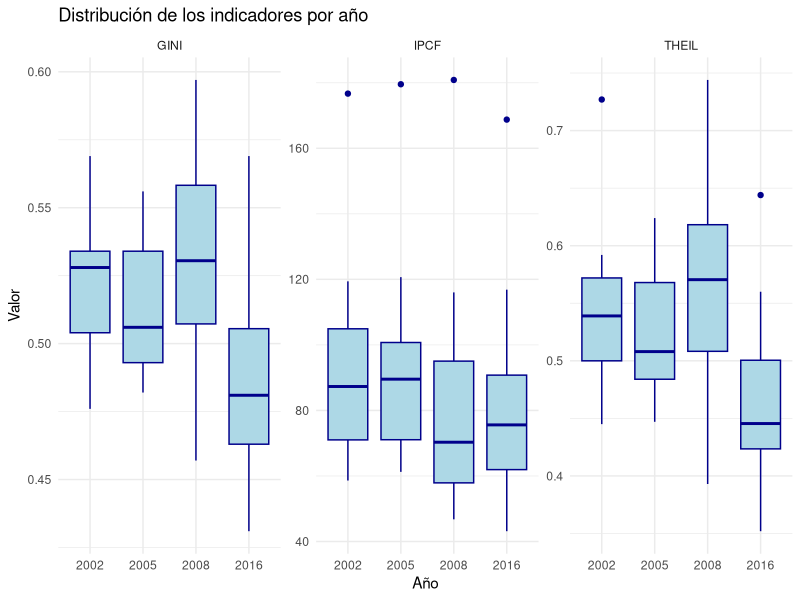
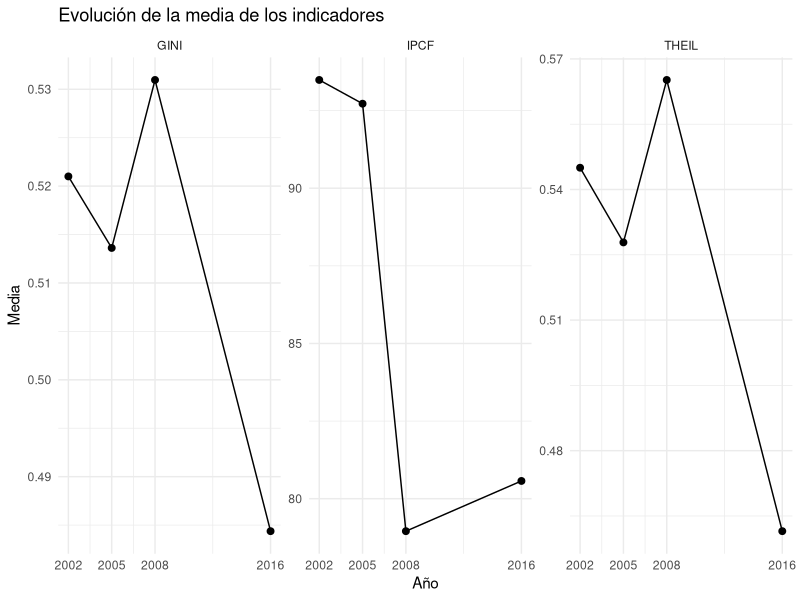

The R source for these figures, in order:
# ============================================================
# ESTADÍSTICA DESCRIPTIVA DE IPCF, GINI Y THEIL
# Departamentos de Colombia: 2002, 2005, 2008 y 2016
# ============================================================

# Instalar paquetes si es necesario
paquetes <- c("dplyr", "tidyr", "ggplot2")

for (p in paquetes) {
  if (!requireNamespace(p, quietly = TRUE)) {
    install.packages(p)
  }
}

library(dplyr)
library(tidyr)
library(ggplot2)

# ============================================================
# 1. INGRESAR LOS DATOS
# Los valores faltantes se representan con NA.
# Se utilizan puntos decimales, como requiere R.
# ============================================================

datos <- data.frame(
  DEPARTAMENTO = c(
    "Antioquia", "Atlántico", "Bogotá", "Bolívar", "Boyacá",
    "Caldas", "Caquetá", "Cauca", "Cesar", "Chocó",
    "Córdoba", "Cundinamarca", "Huila", "La Guajira",
    "Magdalena", "Meta", "Nariño", "Norte de Santander",
    "Quindío", "Risaralda", "Santander", "Sucre", "Tolima",
    "Valle del Cauca"
  ),
  
  IPCF_2002 = c(
    110.20, 102.36, 176.68, 64.15, NA, 87.30, NA, NA, NA, NA,
    58.60, NA, NA, NA, NA, 85.10, 59.23, 71.01, NA, 104.91,
    100.99, NA, 75.40, 119.39
  ),
  
  GINI_2002 = c(
    0.569, 0.534, 0.544, 0.529, NA, 0.504, NA, NA, NA, NA,
    0.545, NA, NA, NA, NA, 0.476, 0.518, 0.483, NA, 0.495,
    0.531, NA, 0.517, 0.528
  ),
  
  THEIL_2002 = c(
    0.727, 0.572, 0.569, 0.551, NA, 0.500, NA, NA, NA, NA,
    0.592, NA, NA, NA, NA, 0.445, 0.539, 0.470, NA, 0.496,
    0.539, NA, 0.513, 0.572
  ),
  
  IPCF_2005 = c(
    110.35, 89.54, 179.54, 71.47, NA, 83.99, NA, NA, NA, NA,
    64.21, NA, NA, NA, NA, 91.76, 61.24, 62.96, NA, 97.86,
    100.73, NA, 71.06, 120.67
  ),
  
  GINI_2005 = c(
    0.551, 0.512, 0.556, 0.482, NA, 0.502, NA, NA, NA, NA,
    0.534, NA, NA, NA, NA, 0.491, 0.506, 0.487, NA, 0.505,
    0.520, NA, 0.493, 0.538
  ),
  
  THEIL_2005 = c(
    0.624, 0.550, 0.615, 0.447, NA, 0.498, NA, NA, NA, NA,
    0.568, NA, NA, NA, NA, 0.484, 0.493, 0.472, NA, 0.508,
    0.523, NA, 0.481, 0.599
  ),
  
  IPCF_2008 = c(
    116.02, 83.25, 180.85, 65.08, 67.47, 86.72, 64.48,
    53.08, 52.82, 46.76, 58.85, 83.89, 64.13, 48.94,
    55.02, 98.13, 61.90, 73.13, 95.45, 94.91, 108.73,
    50.76, 75.27, 109.26
  ),
  
  GINI_2008 = c(
    0.578, 0.502, 0.529, 0.550, 0.556, 0.544, 0.476,
    0.575, 0.541, 0.597, 0.523, 0.457, 0.573, 0.558,
    0.559, 0.496, 0.532, 0.498, 0.560, 0.510, 0.476,
    0.527, 0.509, 0.517
  ),
  
  THEIL_2008 = c(
    0.674, 0.514, 0.555, 0.606, 0.578, 0.602, 0.443,
    0.640, 0.583, 0.744, 0.554, 0.393, 0.671, 0.611,
    0.645, 0.483, 0.582, 0.484, 0.670, 0.512, 0.417,
    0.563, 0.497, 0.543
  ),
  
  IPCF_2016 = c(
    116.85, 90.62, 168.75, 70.49, 84.00, 89.18, 62.25,
    56.21, 63.00, 43.15, 60.91, 97.80, 67.73, 61.00,
    56.66, 89.86, 63.81, 65.99, 83.50, 91.22, 104.79,
    56.68, 80.68, 108.59
  ),
  
  GINI_2016 = c(
    0.505, 0.437, 0.497, 0.480, 0.530, 0.507, 0.460,
    0.499, 0.471, 0.569, 0.468, 0.431, 0.520, 0.532,
    0.486, 0.458, 0.522, 0.474, 0.464, 0.437, 0.445,
    0.466, 0.482, 0.485
  ),
  
  THEIL_2016 = c(
    0.500, 0.374, 0.496, 0.445, 0.560, 0.523, 0.432,
    0.478, 0.422, 0.644, 0.443, 0.352, 0.502, 0.536,
    0.446, 0.415, 0.536, 0.424, 0.436, 0.367, 0.374,
    0.430, 0.457, 0.484
  )
)

# ============================================================
# 2. TRANSFORMAR LOS DATOS A FORMATO LARGO
# ============================================================

datos_largos <- datos %>%
  pivot_longer(
    cols = -DEPARTAMENTO,
    names_to = c("Indicador", "Anio"),
    names_pattern = "(IPCF|GINI|THEIL)_(\\d+)",
    values_to = "Valor"
  ) %>%
  mutate(Anio = as.integer(Anio))

# ============================================================
# 3. FUNCIÓN DE ESTADÍSTICA DESCRIPTIVA
# ============================================================

estadisticas <- function(x) {
  
  x <- x[!is.na(x)]
  
  if (length(x) == 0) {
    return(data.frame(
      N = 0,
      Media = NA,
      Mediana = NA,
      Desviacion_Estandar = NA,
      Varianza = NA,
      Minimo = NA,
      Q1 = NA,
      Q3 = NA,
      Maximo = NA,
      Rango = NA
    ))
  }
  
  data.frame(
    N = length(x),
    Media = mean(x),
    Mediana = median(x),
    Desviacion_Estandar = sd(x),
    Varianza = var(x),
    Minimo = min(x),
    Q1 = unname(quantile(x, 0.25)),
    Q3 = unname(quantile(x, 0.75)),
    Maximo = max(x),
    Rango = max(x) - min(x)
  )
}

# ============================================================
# 4. CALCULAR ESTADÍSTICAS POR INDICADOR Y AÑO
# ============================================================

tabla_descriptiva <- datos_largos %>%
  group_by(Indicador, Anio) %>%
  group_modify(~ estadisticas(.x$Valor)) %>%
  ungroup() %>%
  arrange(Indicador, Anio)

# Mostrar resultados
print(tabla_descriptiva, n = Inf)

# ============================================================
# 5. CALCULAR EL NÚMERO DE DATOS DISPONIBLES POR AÑO
# ============================================================

datos_disponibles <- datos_largos %>%
  group_by(Indicador, Anio) %>%
  summarise(
    Observaciones = sum(!is.na(Valor)),
    Datos_faltantes = sum(is.na(Valor)),
    .groups = "drop"
  )

print(datos_disponibles, n = Inf)

# ============================================================
# 6. RESUMEN POR DEPARTAMENTO PARA EL AÑO 2016
# ============================================================


# 1. Corregir la opción de impresión de valores faltantes
options(na.print = "NA")

# 2. Crear el resumen de 2016
resumen_2016 <- datos %>%
  select(
    DEPARTAMENTO,
    IPCF_2016,
    GINI_2016,
    THEIL_2016
  )

# 3. Mostrar los resultados
print(resumen_2016)

# ============================================================
# 7. GRÁFICOS DE CAJA POR INDICADOR Y AÑO
# ============================================================

ggplot(
  datos_largos %>% filter(!is.na(Valor)),
  aes(x = factor(Anio), y = Valor)
) +
  geom_boxplot(fill = "lightblue", color = "darkblue") +
  facet_wrap(~ Indicador, scales = "free_y") +
  labs(
    title = "Distribución de los indicadores por año",
    x = "Año",
    y = "Valor"
  ) +
  theme_minimal()

# ============================================================
# 8. GRÁFICOS DE EVOLUCIÓN DE LAS MEDIAS
# ============================================================

medias <- datos_largos %>%
  group_by(Indicador, Anio) %>%
  summarise(
    Media = mean(Valor, na.rm = TRUE),
    .groups = "drop"
  )

ggplot(
  medias,
  aes(x = Anio, y = Media, group = Indicador)
) +
  geom_line() +
  geom_point(size = 2) +
  facet_wrap(~ Indicador, scales = "free_y") +
  scale_x_continuous(breaks = c(2002, 2005, 2008, 2016)) +
  labs(
    title = "Evolución de la media de los indicadores",
    x = "Año",
    y = "Media"
  ) +
  theme_minimal()

# ============================================================
# 9. EXPORTAR LOS RESULTADOS A CSV
# ============================================================

write.csv(
  tabla_descriptiva,
  "estadistica_descriptiva.csv",
  row.names = FALSE,
  fileEncoding = "UTF-8"
)

write.csv(
  datos_disponibles,
  "datos_disponibles.csv",
  row.names = FALSE,
  fileEncoding = "UTF-8"
)
